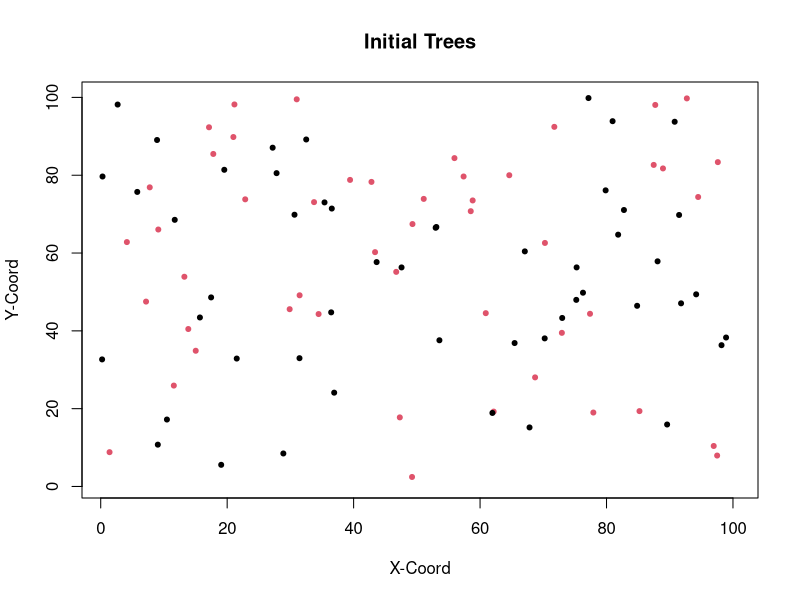

Recreate this plot in R. (Note: this script raises an error after producing the figure.)
#Load packages
library(tidyverse) 
library(gridExtra) 


### Initialize params ###

# Set up a grid to represent land
#Place individuals on plot
xsize = ysize = 100

numInd = 100
numSpecies = 2
data <-  tibble("ID" = 1:numInd, "age" = 3, 
                species = sample(numSpecies, numInd, replace = TRUE), "xlocation" = runif(numInd, 0, 100), 
                "ylocation" = runif(numInd,0,100), "parentalDistance" = 0, "Pathogen" = 0)

#Choose an initial 25% of population to be infected
infected <- sample(numInd, numInd/4)
data$Pathogen[which(data$ID %in% infected)] <- 1

plot(data$xlocation, data$ylocation, col = data$species, pch = 20, xlim = c(1,100), ylim = c(1,100),
     xlab = "X-Coord", ylab = "Y-Coord", main = "Initial Trees")



#Set up rates of birth/death/growth etc...
deltaT = 1 #1 year periods of growth
ageChange = deltaT
dispParam = 8 #dispersalParam
uniqueSp = unique(data$species)
numYears = 1000



#Carrying Capacity
K= 2000

# Can be anywhere from ~0.2 to ~3. Once its above ~1 you get the total population having a small oscillation above and below carrying capacity 
#and program gets a fair bit slower as you near 3
growthRate1 = 1
growthRate2= 1

#Pathogen initials

#This is how far away a tree can be infected. But its a torus so setting the value to 100 does not man 
#every tree is infected. best values seem to be between 2.5 and 3 (for infected death rate around 0.03)
#Too low and pathogens go extinct, too high and all trees quickly pathogenized
PathDensParam = 2.7

infectionRate1 = 0.7
infectionRate2 = 0.7

#Has to stay lower than infected death rates. Slows growth to carrying capacity as it gets larger but
# tree dynamics seem to be similar between 0.01 and 0.05, but pathogens end up growing much slower
#and have larger swings as death rates increase
healthyDeathRate = 0.02

#Dynamics get much more variable when value is ~0.04 or more. 0.02-0.04 pretty good
infectedDeathRate1 = 0.05
infectedDeathRate2 = 0.05
# Used for summary statistics
speciesPopulation = NULL
pathPop = NULL
agePops = NULL
pathAgePop = NULL
denseSpecies <- NULL

### MAIN LOOP ####


for(t in seq(0, numYears, by = deltaT)){ 
  
  #disperse seed
  adults <- data[data$age > 3, ]
  seedsPerSpecies <- NULL
  for (i in 1:numSpecies){
    speciesPop = nrow(data[data$species == i,])
    numSeeds <- carryingCapacity(i, speciesPop, nrow(data), K)
    seedsPerSpecies <- c(seedsPerSpecies, numSeeds)
  }
  Ind = data[1, ]
  babies <- dispersal(adults)
  data <- bind_rows(data, babies)
  
  #Background death of adults. Death rate decreases with age
  data <- backgroundDeath(data)
  
  #Count number of each species
  countSpecies <- speciesSize(data$species)
  speciesPopulation <-  bind_rows(speciesPopulation, countSpecies)
  
  #pathogens reproduce
  newPathogens <- pathGrowth(data)
  data$Pathogen[which(data$ID %in% newPathogens$ID)] <- 1
  
  #Supplemental
  countPaths <- data[data$Pathogen==1,]
  pathAges <- speciesSize(countPaths$species)
  pathPop <- bind_rows(pathPop, pathAges)
  
  
  #Supp  functions/Statistics
  ages <- tibble("gen" = t, "babies" = nrow(subset(data, age < 6)), "young" = nrow(subset(data, age >= 6 & age <=20)), "middle aged" = nrow(subset(data, age > 20 &
                                                                                                                                                     age < 50)), 
                 "old" = nrow(subset(data, age >= 50)))
  agePops <- bind_rows(agePops, ages)

  
  #These fucntions plot the trees every generation. I mainly use these when trying to
  #paramterize something so I can see the effects on several generations. Otherwise comment them out
  
  plot(data$xlocation, data$ylocation, col = data$species, pch = 20, xlim = c(1,100), ylim = c(1,100),
       main = "Tree Population", ylab = "Count", xlab = "Generation")
 
  print(t)
  
  #Grow
  data$age = data$age + deltaT
  
}


##### MAIN FUNCTIONS #######

#Carrying Capacity limits birth rates

carryingCapacity = function(species,speciesN, totalN, K){
  if(species==1){
    s = speciesN * growthRate1
  }else{
    s = speciesN * growthRate2
  }
  popGrowth <- (s*(K-totalN)/K)
  popGrowth <-  ifelse(popGrowth > 0, popGrowth, 0)
  return(popGrowth)
  
}

#Disperse x number of seeds per parent. 

dispersal <- function(Trees){
  babies = NULL
  for(i in 1:numSpecies){
    speciesTree <- Trees[Trees$species == i,]
    if(nrow(speciesTree)> 0){
      #Before running this, we calculate seeds per species using the carrying capacity function
      numBabies <- ceiling(seedsPerSpecies[i])
      #take a random sample of conspecific adult trees to disperse the seeds
      parents <- slice_sample(speciesTree, n = numBabies, replace = TRUE)
      if (nrow(parents)>0){
        for (i in 1:nrow(parents)){
          parent = parents[i,]
          baby = parent[1, ]
          baby$age = as.integer(0)
          if(parent$species == 1){
            baby$ID  = max(data$ID) + i 
          }
          else{
            baby$ID  = max(babies$ID) + i 
          }
          baby$species  =  parent$species
          babyDist = (rnorm(1, mean=0, sd=dispParam))
          baby$Pathogen = 0
          r = babyDist * sqrt(runif(1))
          theta = runif(1)*2*pi
          baby$xlocation = ((r*cos(theta)) + parent$xlocation) %% xsize
          baby$ylocation = ((r*sin(theta)) + parent$ylocation) %% ysize
          baby$parentalDistance = abs(r)
          babies <- bind_rows(babies, baby)
        }
      }
      
    }
  }
  return(babies)
}




#Natural Background death
backgroundDeath <- function(population){
  living = c()
  probDeath = c()
  for (i in 1:nrow(population)){
    if (data[i,]$Pathogen == 1 & data[i,]$species ==1){
      alive <- (runif(1) > infectedDeathRate1)
      living[i] = alive
    }else if (data[i,]$Pathogen == 1 & data[i,]$species ==2) {
      alive <- (runif(1) > infectedDeathRate2)
      living[i] = alive
    }
    else{
      alive <- (runif(1) > healthyDeathRate)
      living[i] = alive
    }
    
  }
  return(population[living,])
}




#### virulence FUNCTIONS ######

pathGrowth <- function(trees){
  newPathogens <- NULL
  infectedTrees <- data[data$Pathogen == 1,]
  healthyTrees <- data[data$Pathogen == 0,]
  for (i in 1:nrow(infectedTrees)){
    indTree = infectedTrees[i, ]
    newInfections = subset(healthyTrees, xlocation > (indTree$xlocation - (PathDensParam))%% xsize
                           & xlocation < (indTree$xlocation + (PathDensParam))%% xsize
                           & ylocation > (indTree$ylocation - (PathDensParam))%% xsize
                           & ylocation < (indTree$ylocation + (PathDensParam))%% xsize
                           & species == indTree$species)
    if (indTree$species==1){
      newInfections <- slice_sample(newInfections, n = round(nrow(newInfections)* infectionRate1))
      newPathogens <- bind_rows(newPathogens, newInfections)
    }else{
      newInfections <- slice_sample(newInfections, n = round(nrow(newInfections)* infectionRate2))
      newPathogens <- bind_rows(newPathogens, newInfections)
    }
    
    
  }
  newPathogens <- newPathogens[!duplicated(newPathogens),]
  return(newPathogens)
}



### SUPPLEMENTAL FUNCTIONS###


#Plot trees 
plotSpecies(speciesPopulation) 
totals <- speciesPopulation %>% mutate(total = (`Species 1` + `Species 2` + `Species 3`))
plot(totals$total, pch = 20, col = "cadetblue3")


#Plot Pathogens
plotSpecies(pathPop)
totals <- pathPop %>% mutate(total = (`Species 1` + `Species 2` + `Species 3`))
plot(totals$total, pch = 20, col = "cadetblue3")

#Plot the age distribution over time of trees
agePops1 <-  pivot_longer(agePops, cols = !gen, names_to = "Group", values_to = "Count")
agePopGraph <- ggplot(agePops1, aes(gen, Count, color = Group))+
  geom_line()
agePopGraph



#Plot amount of each species
plotSpecies <- function(speciesPopulation){
  speciesPopulation <- add_column(speciesPopulation, gen = 1:nrow(speciesPopulation))
  speciesPopulation <- pivot_longer(speciesPopulation, cols = starts_with("Species"), names_to = "Species",
                                    names_prefix = "Species ", values_to = "Count")
  ggplot(data = speciesPopulation, aes(gen, Count, col = Species))+
    geom_point()+
    geom_line()+
    ylim(0, max(speciesPopulation$Count))+
    ylab("Tree Count")
  
}

#Called from main for loop to track species
speciesSize <- function(speciesTypes){
  a = speciesTypes[speciesTypes == 1]
  b = speciesTypes[speciesTypes == 2]
  c = speciesTypes[speciesTypes == 3]
  
  df <- tibble("Species 1" = length(a), "Species 2" = length(b), "Species 3" = length(c))
  return(df)
}
